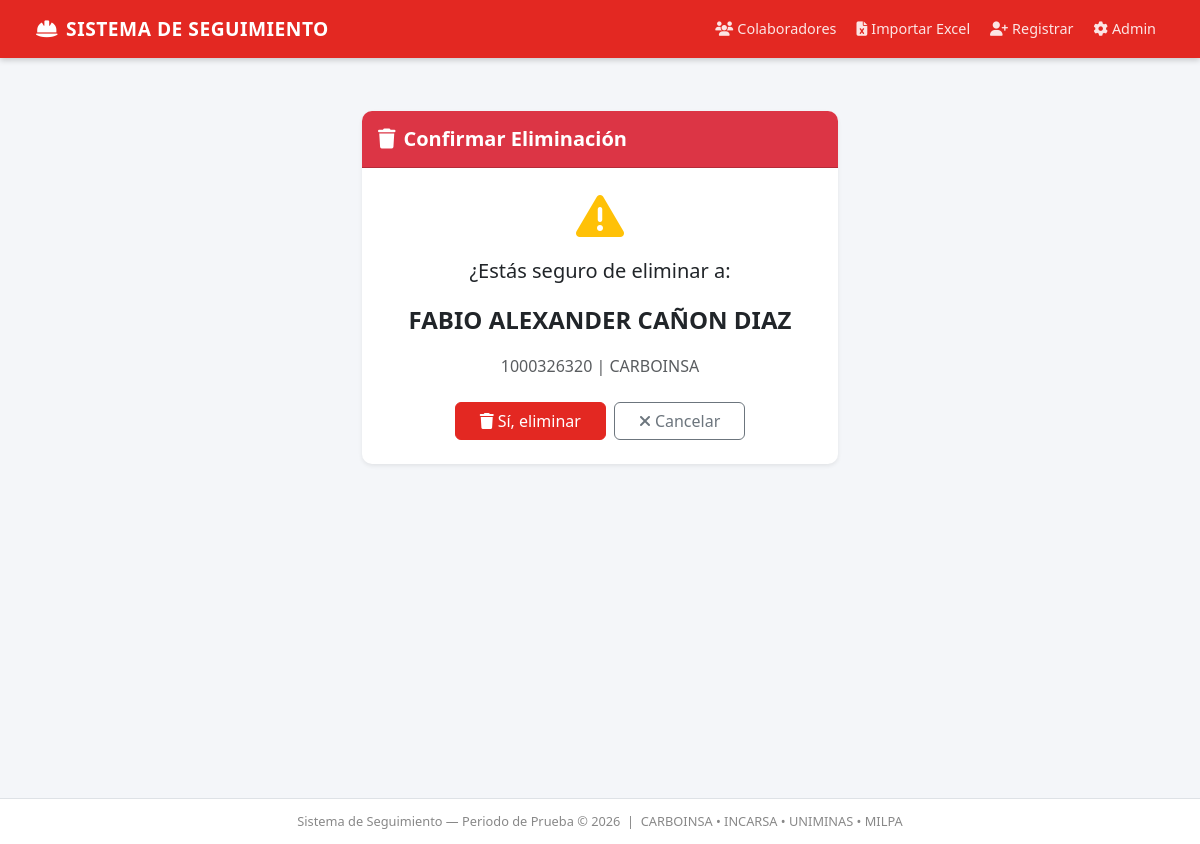
The app's page /periodo-prueba/eliminar/3/ with its own data.
### _periodo_de_prueba/models.py (models this page shows, shortened)
class Colaborador(models.Model):
    cedula = models.CharField(max_length=20, unique=True, verbose_name='Cédula No')
    nombres = models.CharField(max_length=200, verbose_name='Nombres')
    cargo = models.CharField(max_length=200, verbose_name='Cargo')
    jefe_inmediato = models.CharField(max_length=200, verbose_name='Jefe Inmediato')
    empresa = models.CharField(max_length=20, choices=EMPRESA_CHOICES, verbose_name='Empresa')
    celular = models.CharField(max_length=20, verbose_name='No Celular')
    fecha_ingreso = models.DateField(verbose_name='Fecha de Ingreso')
    alerta_30_enviada = models.BooleanField(default=False, verbose_name='Alerta 30 días enviada')
    alerta_50_enviada = models.BooleanField(default=False, verbose_name='Alerta 50 días enviada')
    evaluacion_30_completada = models.BooleanField(default=False, verbose_name='Evaluación 30 días completada')
    evaluacion_50_completada = models.BooleanField(default=False, verbose_name='Evaluación 50 días completada')
    created_at = models.DateTimeField(auto_now_add=True)
    class Meta:
        verbose_name = 'Colaborador'
        verbose_name_plural = 'Colaboradores'
        ordering = ['fecha_ingreso', 'nombres']

### _periodo_de_prueba/views.py (the view)
# urls.py: path('eliminar/<int:pk>/', views.eliminar_colaborador, name='eliminar'),
def eliminar_colaborador(request, pk):
    colaborador = get_object_or_404(Colaborador, pk=pk)
    if request.method == 'POST':
        colaborador.delete()
        messages.success(request, 'Colaborador eliminado.')
        return redirect('periodo:lista')
    return render(request, '_periodo_de_prueba/confirmar_eliminar.html', {'colaborador': colaborador})

### _periodo_de_prueba/templates/_periodo_de_prueba/confirmar_eliminar.html (shortened to what this page needs)
{% extends 'base.html' %}
{% block content %}
<div class="container mt-4" style="max-width: 500px;">
  <div class="card shadow-sm border-0">
    <div class="card-header bg-danger text-white py-3">
      <h5 class="mb-0 fw-bold"><i class="fas fa-trash me-2"></i>Confirmar Eliminación</h5>
    </div>
    <div class="card-body p-4 text-center">
      <i class="fas fa-exclamation-triangle text-warning fa-3x mb-3"></i>
      <p class="fs-5">¿Estás seguro de eliminar a:</p>
      <p class="fw-bold fs-4">{{ colaborador.nombres }}</p>
      <p class="text-muted">{{ colaborador.cedula }} | {{ colaborador.empresa }}</p>
      <div class="d-flex gap-2 justify-content-center mt-4">
        <form method="POST">
          <button type="submit" class="btn btn-danger px-4">
            <i class="fas fa-trash me-1"></i>Sí, eliminar
          </button>
        </form>
        <a href="{% url 'periodo:lista' %}" class="btn btn-outline-secondary px-4">
          <i class="fas fa-times me-1"></i>Cancelar
        </a>
      </div>
    </div>
  </div>
</div>
{% endblock %}

### _periodo_de_prueba/templates/base.html (style rules this page uses)
:root { --rojo: #E32822; --rojo-oscuro: #b51f1a; }
body { background-color: #f4f6f9; font-family: 'Segoe UI', sans-serif; }
.card { border-radius: 10px; }
.card-header { border-radius: 10px 10px 0 0 !important; }
.btn-danger { background-color: var(--rojo); border-color: var(--rojo); }

### records on screen
Colaborador: nombres "FABIO ALEXANDER CAÑON DIAZ", cedula "1000326320", empresa "CARBOINSA"
